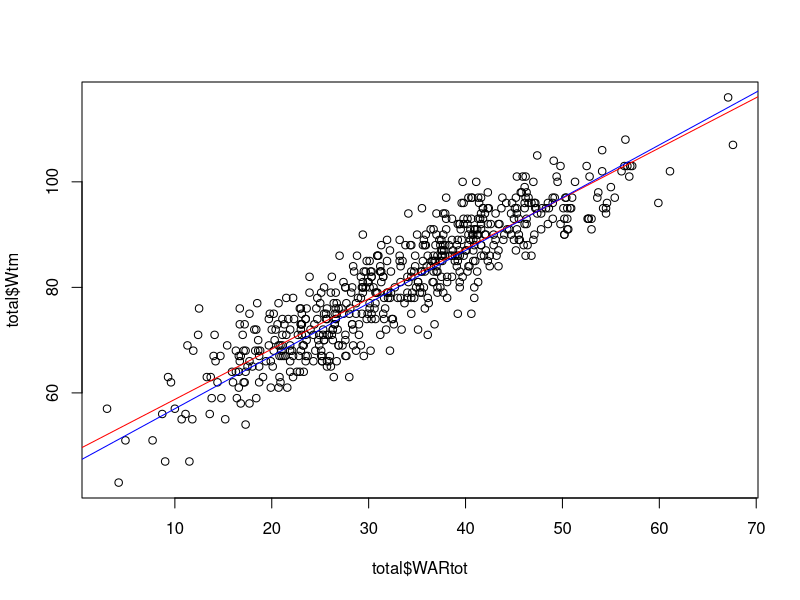

Write the R code that produced this figure.
total = read.csv("total.csv")

# Wins from WAR sum regression
mod <- lm(Wtm ~ WARtot, data=total); summary(mod)
{
  plot(total$WARtot, total$Wtm, col="black"); 
  abline(mod, col="red");
  abline(47, 1, col="blue")
}



